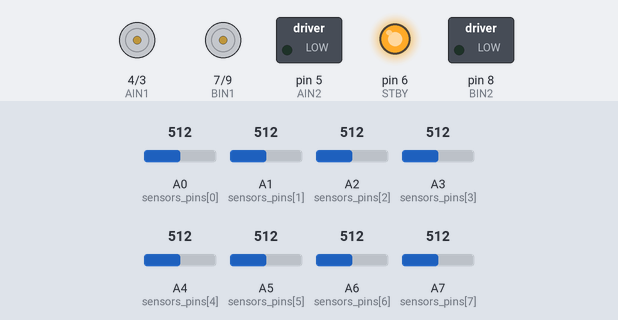
This sketch was run on a simulated Arduino Nano, built with avr-gcc and run on an emulated ATmega328P. Shown: direction and speed pins drawn as motors (green arrow = direction pin HIGH = forward, orange = LOW = backward, longer = more drive, stopped while the standby pin is LOW), switched loads named in the sketch (green lamp = pin HIGH), output pins drawn as LEDs (lit = HIGH). The test bench sets the inputs (shaded band); at power-on: A0 (sensors_pins[0]) = 512, A1 (sensors_pins[1]) = 512, A3 (sensors_pins[3]) = 512, A5 (sensors_pins[5]) = 512, A7 (sensors_pins[7]) = 512, A2 (sensors_pins[2]) = 512, A4 (sensors_pins[4]) = 512, A6 (sensors_pins[6]) = 512.

Above: at 1.2 s.
1.3 s: A0 (sensors_pins[0]) set to 716
At 1.6 s:
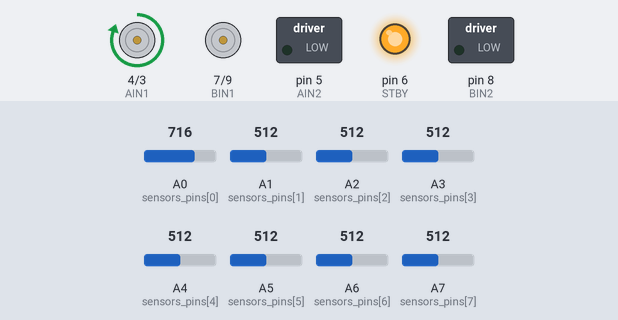
2.8 s: A1 (sensors_pins[1]) set to 716
At 4.0 s:
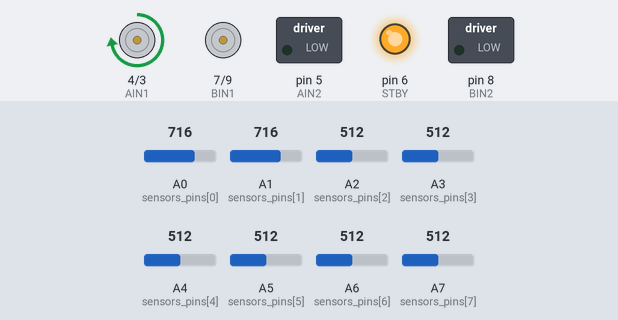
4.3 s: A3 (sensors_pins[3]) set to 716
At 5.1 s:
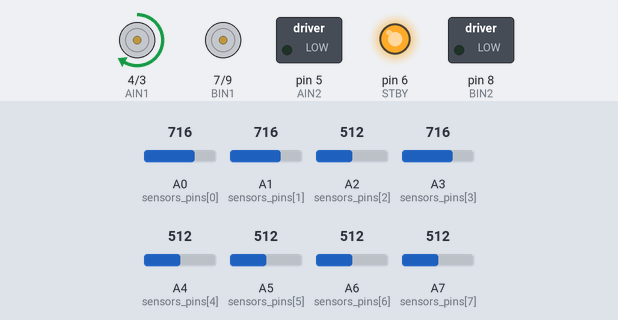
5.8 s: A5 (sensors_pins[5]) set to 716
At 6.3 s:
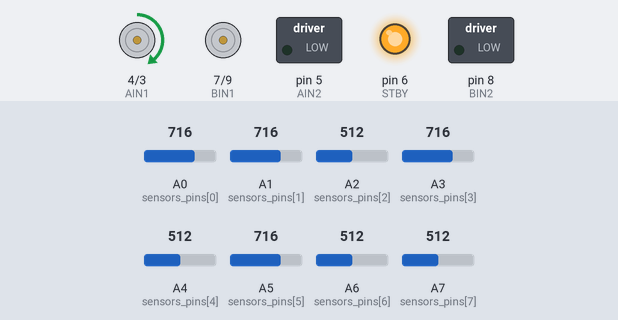
7.3 s: A7 (sensors_pins[7]) set to 716
8.8 s: A0 (sensors_pins[0]) set to 30
At 9.8 s:
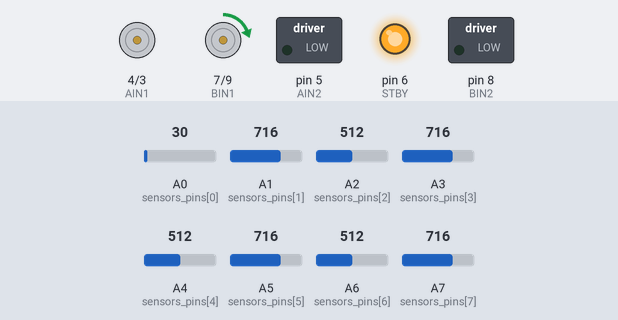
Timing chart, 0 to 11.3 s (numbered marks = the images above; inputs shaded):
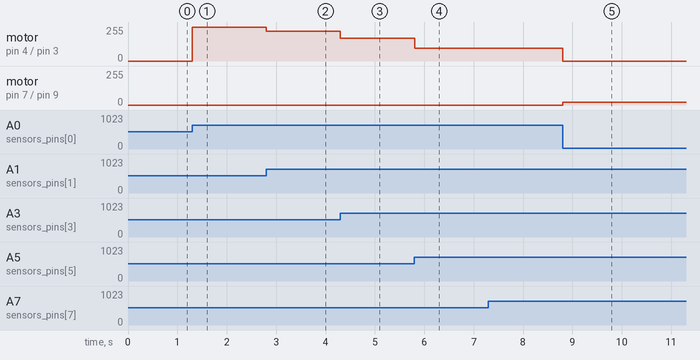

Measured:
- after the input at 1.3 s, motor on pin 4 (AIN1) / pin 3 (PWMA): stopped → forward 254/255 at once
- after the input at 2.8 s, motor on pin 4 (AIN1) / pin 3 (PWMA): forward 254/255 → forward 222/255 at once
- after the input at 4.3 s, motor on pin 4 (AIN1) / pin 3 (PWMA): forward 222/255 → forward 169/255 at once
- after the input at 5.8 s, motor on pin 4 (AIN1) / pin 3 (PWMA): forward 169/255 → forward 94/255 at once
- after the input at 8.8 s, motor on pin 4 (AIN1) / pin 3 (PWMA): forward 94/255 → stopped at once; motor on pin 7 (BIN1) / pin 9 (PWMB): stopped → forward 20/255 at once

The sketch:

main.ino
```cpp
byte  sensors[8]; /* (!) requires revision (!) */
String string_in; //string_in.clear();


/* ### METHODS ###*/

void setup()
{
  motorsSetup();
  motorsON();
  motors(0, 0);
  motorsForward();

  sensorsSetup();
  EEPROM_setup();
  bluetoothSetup();

 }

void loop()
{

  readLine();
  algorithm2();

  bluetoothMonitoring();
}
```

algorithms.ino
```cpp
double e_last = 0;
unsigned long long int time_last = 0;

void algorithm1()
{

  int left, right;

  for(int i = 0; i < 4; i++) left += sensors[i];
  for(int i = 4; i < 8; i++) right += sensors[i];

  //with inversiya
  int left_speed = map(left, 0, 1024*4, 0, 255)*5/2;
  int right_speed = map(right, 0, 1024*4, 0, 255)*5/2;

  motorsOnlySpeed(left_speed, right_speed);
}

void algorithm2()
{
  float array_weight[8] = {-4,-3,-2,-1,1,2,3,4};
  int len = 8;

  /*for(int i = 0; i < len/2; i++)
    array_weight[i] = (-1)*(len/2 - i);

  for(int i = len/2; i < len; i++)
    array_weight[i] = (i - len/2) + 1;*/

  float wi = 0;
  float bi = 0;
  for(int i = 0; i < len; i++)
  {
    wi += array_weight[i] * sensors[i];
    bi += sensors[i];
  }
  float e;
  if(bi == 0) e = e_last;
  else e = wi / (4 * bi);

  /*Serial.print(e);
  Serial.print(" ");
    Serial.print(speed1);
  Serial.print(" ");
    Serial.print(wi);
  Serial.print(" ");
      Serial.print(bi);
  Serial.print(" ");*/
  float delta_e = e - e_last;
  float delta_time = millis() - time_last;
 float prop = (float)((float)e * (float)variable("kp"));
 float speed_left =  variable("speed") - ((prop) + (delta_e / delta_time) * variable("kd"));
    float speed_right = variable("speed") + (prop) + (delta_e / delta_time) * variable("kd");
//
//  //Serial.print(delta_e / delta_time);
//   Serial.print(delta_e);
//  Serial.print(" ");
//      Serial.print(delta_time);
//  Serial.print(" ");
//      Serial.print(prop);
//  Serial.println(" ");

/*
  Serial.print(speed_left);
  Serial.print(" ");
  Serial.print(speed_right);
  Serial.println(" ");
  Serial.print(prop);
  Serial.println(" ");
*/
  motorsOnlySpeed(speed_left, speed_right);

  e_last = e;
  time_last = millis();
}
```

bluetooth.ino
```cpp
byte ResetDTR[2];

void bluetoothSetup()
{
Serial.begin(57600);
}

void bluetoothMonitoring()
{

if (Serial.available()) { // если пришли данные по Bluetooth
ResetDTR[0] = Serial.read(); // записываем принятые данные, в первый элемент массива
if (ResetDTR[0] == 32 && ResetDTR[1] == 48) pinMode(12, OUTPUT); // Перед началом загрузки sketch, еще до RESET, поступает (DTR сигнал) (48 и 32) три раза. ASCII Code (48 = Zero / 0) - (32 = Space / пробел). проверяем если пришёл (DTR сигнал), делаем RESET. ( на Pro Mini, PIN-A3 соединён через Резистор 220 Ом с PIN-RESET)
ResetDTR[1] = ResetDTR[0];// записываем значение из первого элемент массива - во второй элемент массива
}
/*
if(Serial.available())
{
char character;
character = Serial.read();
if(character == '\n') Serial.print("LINE! ok");
}
*/
}
```

eeprom.ino
```cpp
#include <EEPROM.h>
#define variables_count  3 /* (!) requires revision (!) */

const String variables_name[variables_count] = {"speed", "kp", "kd"}; /* (!) requires revision (!) */
const String variables_type[variables_count] = {"int", "float", "float"}; /* (!) requires revision (!) */


/* ### METHODS ###*/

int variables_address[variables_count];
float variables[variables_count];


void EEPROM_setup()
{
  int address = 0;
  for(int i = 0; i < variables_count; i++)
  {
    variables_address[i] = address;
    if(variables_type[i] == "byte") address += 1;
    if(variables_type[i] == "int") address += 2;
    if(variables_type[i] == "float") address += 4;
  }

  fromEEPROM("all_variables");
}


void fromEEPROM(String name)
{
  for(int i = 0; i < variables_count; i++)
  {
    if(variables_name[i] == name || name == "all_variables")
    {
      if(variables_type[i] == "byte") variables[i] = EEPROM_readByte(variables_address[i]);
      if(variables_type[i] == "int") variables[i] = EEPROM_readInt(variables_address[i]);
      if(variables_type[i] == "float") variables[i] = EEPROM_readByte(variables_address[i]);

      if(name != "all_variables") break;
    }
  }
}

void toEEPROM(String name)
{
  for(int i = 0; i < variables_count; i++)
  {
    if(variables_name[i] == name || name == "all_variables")
    {
      if(variables_type[i] == "byte") EEPROM_writeByte(variables_address[i], variables[i]);
      if(variables_type[i] == "int") EEPROM_writeInt(variables_address[i], variables[i]);
      if(variables_type[i] == "float") EEPROM_writeByte(variables_address[i], variables[i]);

      if(name != "all_variables") break;
    }
  }
}

double variable(String name)
{
  for(int i = 0; i < variables_count; i++)
  {
    if(variables_name[i] == name)
    {
      return variables[i];
    }
  }
}

void variable_change(String name, double number)
{
  for(int i = 0; i < variables_count; i++)
  {
    if(variables_name[i] == name)
    {
      variables[i] = number;
      break;
    }
  }
}

void EEPROM_writeByte(int addr, byte num) {
  EEPROM.write(addr, num);
}

int EEPROM_readByte(int addr) {
  return EEPROM.read(addr);
}

void EEPROM_writeInt(int addr, int num) {
  byte raw[2];
  (int&)raw = num;
  for(byte i = 0; i < 2; i++) EEPROM.write(addr+i, raw[i]);
}

int EEPROM_readInt(int addr) {
  byte raw[2];
  for(byte i = 0; i < 2; i++) raw[i] = EEPROM.read(addr+i);
  int &num = (int&)raw;
  return num;
}

void EEPROM_writeFloat(int addr, float num) {
  byte raw[4];
  (float&)raw = num;
  for(byte i = 0; i < 4; i++) EEPROM.write(addr+i, raw[i]);
}

float EEPROM_readFloat(int addr) {
  byte raw[4];
  for(byte i = 0; i < 4; i++) raw[i] = EEPROM.read(addr+i);
  float &num = (float&)raw;
  return num;
}
```

motors.ino
```cpp
const byte AIN1 = 4;  /* (!) requires revision (!) */
const byte AIN2 = 5;  /* (!) requires revision (!) */
const byte PWMA = 3;  /* (!) requires revision (!) */

const byte BIN1 = 7;  /* (!) requires revision (!) */
const byte BIN2 = 8;  /* (!) requires revision (!) */
const byte PWMB = 9;  /* (!) requires revision (!) */

const byte STBY = 6; /* (!) requires revision (!) */


/* ### METHODS ###*/

void motorsSetup()
{
  pinMode(AIN1, OUTPUT);
  pinMode(AIN2, OUTPUT);
  pinMode(PWMA, OUTPUT);

  pinMode(BIN1, OUTPUT);
  pinMode(BIN2, OUTPUT);
  pinMode(PWMB, OUTPUT);

  pinMode(STBY, OUTPUT);
}

void  motorsON()
{
  digitalWrite(STBY, 1);
}

void  motorsOFF()
{
  digitalWrite(STBY, 0);
}

void motorLeftForward()
{
  digitalWrite(AIN1, 1);
  digitalWrite(AIN2, 0);
}

void motorLeftBackward()
{
  digitalWrite(AIN1, 0);
  digitalWrite(AIN2, 1);
}

void motorRightForward()
{
  digitalWrite(BIN1, 1);
  digitalWrite(BIN2, 0);
}

void motorRightBackward()
{
  digitalWrite(BIN1, 0);
  digitalWrite(BIN2, 1);
}

void motorsForward()
{
  motorLeftForward();
  motorRightForward();
}

void motorsBackward()
{
  motorLeftBackward();
  motorRightBackward();
}

//function for control motors and direction
void motors(int left_speed, int  right_speed)
{
  if(left_speed > 0) motorLeftForward();
  if(left_speed < 0) motorLeftBackward();

  if(right_speed > 0) motorRightForward();
  if(right_speed < 0) motorRightBackward();

  motorsOnlySpeed(left_speed, right_speed);
}

//function for  control only speed of  motors, not  direction
void motorsOnlySpeed(int left_speed, int  right_speed)
{
  left_speed  = abs(left_speed)*(left_speed>=0)%256;
  right_speed = abs(right_speed)*(right_speed>=0)%256;

  analogWrite(PWMA, left_speed);
  analogWrite(PWMB, right_speed);
}
```

sensors.ino
```cpp
const byte count_sensors = 8; /* (!) requires revision (!) */

const  byte sensors_pins[8] = {A0, A1, A2, A3, A4, A5, A6, A7};	/* (!) requires revision (!) */
//const  byte sensors_pins[8] = {A7, A6, A5, A4, A3, A2, A1, A0};


/* ### METHODS ###*/

void sensorsSetup()
{
	for(int i; i < count_sensors; i++)
		pinMode(sensors[i], INPUT);
}

void  readLine()
{
  for(int i = 0; i < count_sensors;  i++)
  	sensors[i] = analogRead(sensors_pins[i]);
}

byte countSensors()
{
  return count_sensors;
}
```
